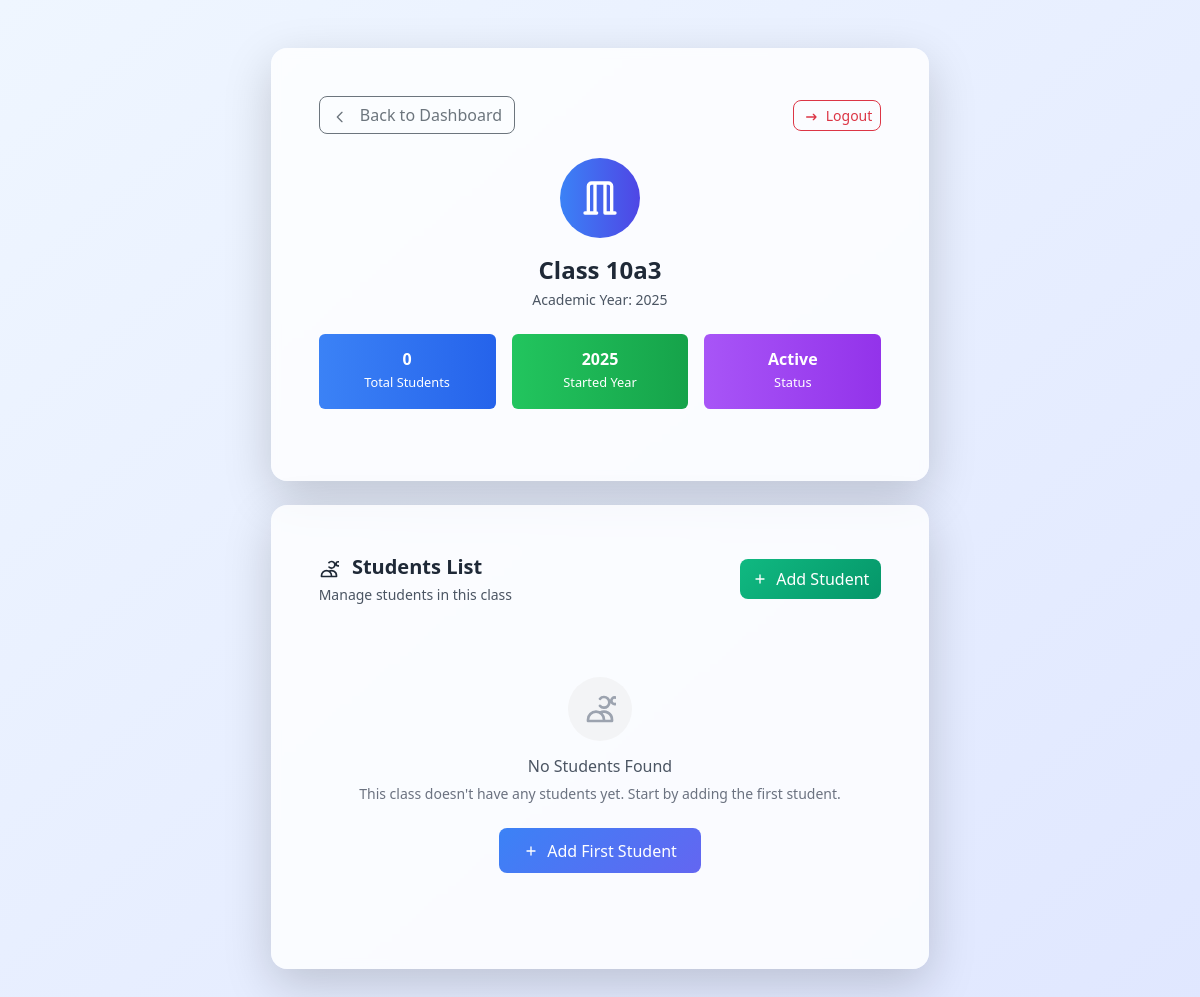
The page /viewcl?name=10a3&year=2025 (signed in) on the database as committed earlier.
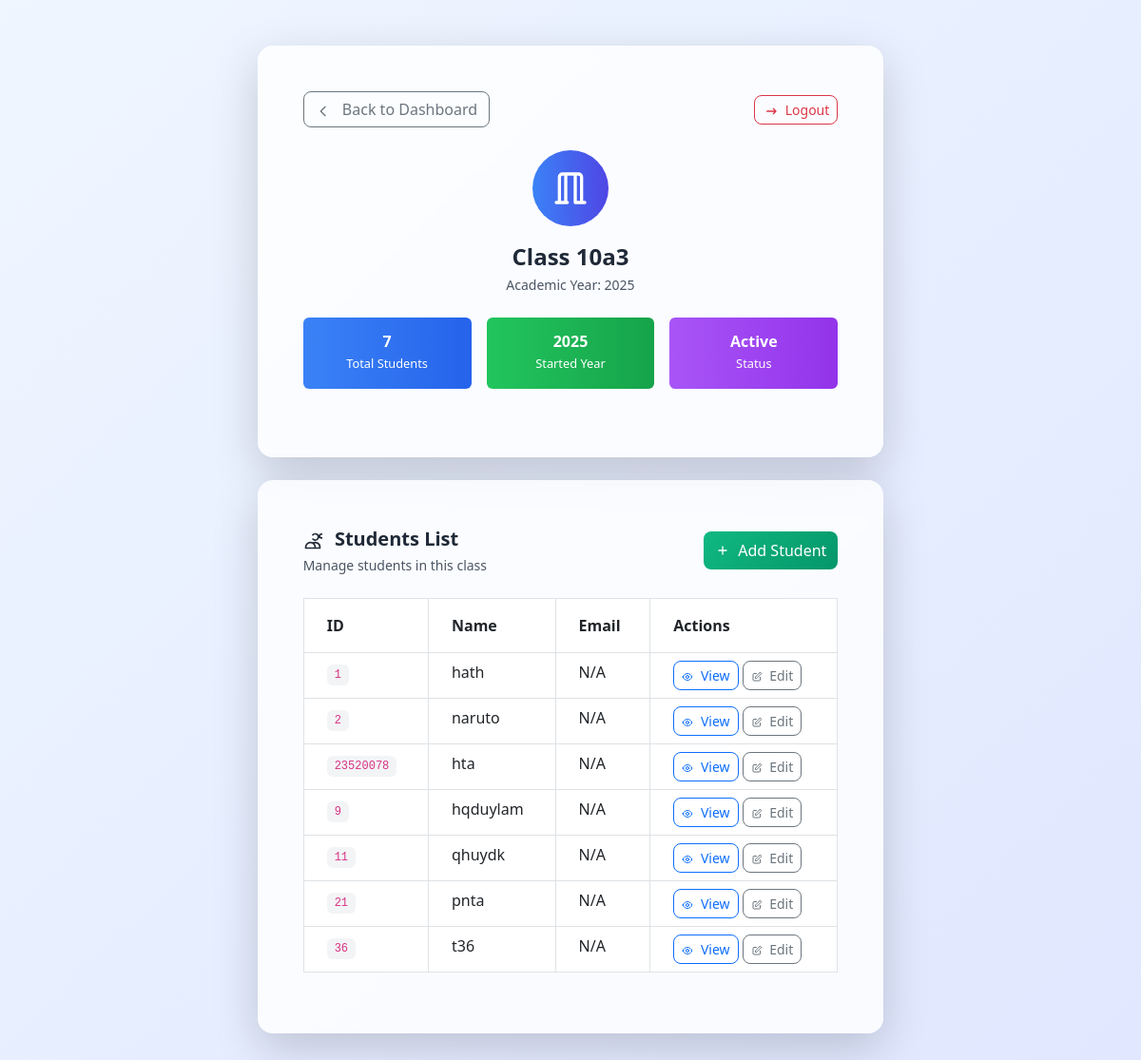
The same page on the database as committed later.
### tables this page shows
CREATE TABLE student_to_classes (
  id TEXT NOT NULL,
  student_name TEXT NOT NULL,
  class_name TEXT NOT NULL,      
  started_year INTEGER NOT NULL, 
  group_name text DEFAULT '',
  is_group_leader integer DEFAULT 0,
  grade TEXT DEFAULT '{}',
  PRIMARY KEY (id, class_name, started_year),
  FOREIGN KEY (id) REFERENCES users(id),
  FOREIGN KEY (class_name, started_year) REFERENCES classes(class_name, started_year)
);

### main.py (the view)
@app.route('/viewcl', methods=['GET'])
def view_class():
    if 'id' not in session:
        return redirect(url_for('login'))
    if session['id'] != admin_id:
        return "may thang nhoc con"
    class_name = request.args.get('name')
    class_started_year = request.args.get('year')
    print(class_started_year)
    db = get_db()
    try:
        class_exists = db.execute(
            "SELECT * FROM classes WHERE class_name = ? AND started_year = ?",
            (class_name, int(class_started_year))
        ).fetchone()
        if not class_exists:
            flash(f'Class "{class_name}" not found', 'error')
            return redirect(url_for('serve_main'))
        cursor = db.execute(
            'SELECT * FROM student_to_classes WHERE class_name=? AND started_year=?',
            (class_name, int(class_started_year))
        )
        student_list = cursor.fetchall()
        return render_template("class_view.html",
                             student_list=student_list,
                             class_name=class_name,
                             year=class_started_year)
    except Exception as e:
        flash(f'Error loading class: {str(e)}', 'error')
        return redirect(url_for('serve_main'))
    finally:
        db.close()

### main.py (called while the page is built)
def get_db():
    conn = sqlite3.connect(database_path)
    conn.row_factory = sqlite3.Row
    return conn

### templates/class_view.html (shortened to what this page needs)
<!DOCTYPE html>
<html lang="en">
<head>
    <link href="https://cdn.jsdelivr.net/npm/bootstrap@5.3.0/dist/css/bootstrap.min.css" rel="stylesheet">
    <script src="https://cdn.tailwindcss.com"></script>
</head>
<body class="bg-gradient-to-br from-blue-50 to-indigo-100 min-h-screen">
    <div class="container py-5">
        <div class="row justify-content-center">
            <div class="col-lg-10 col-xl-8">
                <div class="card shadow-lg border-0 rounded-4 bg-white/80 backdrop-blur-sm mb-4">
                    <div class="card-body p-5">
                        <div class="d-flex justify-content-between align-items-center mb-4">
                            <a href="{{ url_for('serve_main') }}" class="btn btn-outline-secondary rounded-3">
                                <svg class="w-4 h-4 inline-block me-2" fill="none" stroke="currentColor" viewBox="0 0 24 24">
                                    <path stroke-linecap="round" stroke-linejoin="round" stroke-width="2" d="M15 19l-7-7 7-7" />
                                </svg>
                                Back to Dashboard
                            </a>
                            <a href="{{ url_for('logout') }}" class="btn btn-outline-danger btn-sm rounded-3">
                                <svg class="w-4 h-4 inline-block me-1" fill="none" stroke="currentColor" viewBox="0 0 24 24">
                                    <path stroke-linecap="round" stroke-linejoin="round" stroke-width="2" d="M17 16l4-4m0 0l-4-4m4 4H7" />
                                </svg>
                                Logout
                            </a>
                        </div>
                        <div class="text-center mb-4">
                            <div class="bg-gradient-to-r from-blue-500 to-indigo-600 w-20 h-20 rounded-full mx-auto mb-3 flex items-center justify-center">
                                <svg class="w-10 h-10 text-white" fill="none" stroke="currentColor" viewBox="0 0 24 24">
                                    <path stroke-linecap="round" stroke-linejoin="round" stroke-width="2" d="M19 21V5a2 2 0 00-2-2H7a2 2 0 00-2 2v16m14 0h2m-2 0h-4m-5 0H3m2 0h4M9 3v18m6-18v18" />
                                </svg>
                            </div>
                            <h2 class="text-2xl font-bold text-gray-800 mb-1">Class {{ class_name }}</h2>
                            <p class="text-gray-600 text-sm">Academic Year: {{ year }}</p>
                        </div>
                        <div class="row g-3 mb-4">
                            <div class="col-md-4">
                                <div class="card bg-gradient-to-r from-blue-500 to-blue-600 text-white border-0">
                                    <div class="card-body text-center py-3">
                                        <h4 class="card-title font-bold mb-0">{{ student_list|length }}</h4>
                                        <small>Total Students</small>
                                    </div>
                                </div>
                            </div>
                            <div class="col-md-4">
                                <div class="card bg-gradient-to-r from-green-500 to-green-600 text-white border-0">
                                    <div class="card-body text-center py-3">
                                        <h4 class="card-title font-bold mb-0">{{ year }}</h4>
                                        <small>Started Year</small>
                                    </div>
                                </div>
                            </div>
                            <div class="col-md-4">
                                <div class="card bg-gradient-to-r from-purple-500 to-purple-600 text-white border-0">
                                    <div class="card-body text-center py-3">
                                        <h4 class="card-title font-bold mb-0">Active</h4>
                                        <small>Status</small>
                                    </div>
                                </div>
                            </div>
                        </div>
                    </div>
                </div>
                <div class="card shadow-lg border-0 rounded-4 bg-white/80 backdrop-blur-sm">
                    <div class="card-body p-5">
                        <div class="d-flex justify-content-between align-items-center mb-4">
                            <div>
                                <h5 class="text-xl font-bold text-gray-800 mb-1">
                                    <svg class="w-5 h-5 inline-block me-2" fill="none" stroke="currentColor" viewBox="0 0 24 24">
                                        <path stroke-linecap="round" stroke-linejoin="round" stroke-width="2" d="M12 4.354a4 4 0 110 5.292M15 21H3v-1a6 6 0 0112 0v1zm0 0h6v-1a6 6 0 00-9-5.197m13.5-9a2.5 2.5 0 11-5 0 2.5 2.5 0 015 0z" />
                                    </svg>
                                    Students List
                                </h5>
                                <p class="text-gray-600 text-sm mb-0">Manage students in this class</p>
                            </div>
                            <button class="btn text-white font-medium rounded-3 transition-all duration-200 hover:scale-105 active:scale-95 py-2"
                                    style="background: linear-gradient(135deg, #10b981 0%, #059669 100%); border: none; height: 40px;"
                                    data-bs-toggle="modal" data-bs-target="#addStudentModal">
                                <span class="d-flex align-items-center justify-content-center">
                                    <svg class="w-4 h-4 me-2" fill="none" stroke="currentColor" viewBox="0 0 24 24">
                                        <path stroke-linecap="round" stroke-linejoin="round" stroke-width="2" d="M12 6v6m0 0v6m0-6h6m-6 0H6" />
                                    </svg>
                                    Add Student
                                </span>
                            </button>
                        </div>
                        {% if student_list %}
                        <div class="table-responsive">
                            <table class="table table-hover table-bordered rounded-3">
                                <thead class="bg-gradient-to-r from-blue-500 to-indigo-600 text-white">
                                    <tr>
                                        <th scope="col" class="px-4 py-3">ID</th>
                                        <th scope="col" class="px-4 py-3">Name</th>
                                        <th scope="col" class="px-4 py-3">Email</th>
                                        <th scope="col" class="px-4 py-3">Actions</th>
                                    </tr>
                                </thead>
                                <tbody>
                                    {% for student in student_list %}
                                    <tr class="hover:bg-gray-50 transition-all duration-200">
                                        <td class="px-4 py-2">
                                            <code class="bg-gray-100 px-2 py-1 rounded text-xs">{{ student.id }}</code>
                                        </td>
                                        <td class="px-4 py-2">{{ student.student_name or 'Unknown' }}</td>
                                        <td class="px-4 py-2">{{ student.email or 'N/A' }}</td>
                                        <td class="px-4 py-2">
                                            <div class="d-flex gap-1">
                                                <button class="btn btn-sm btn-outline-primary rounded-3" title="View Details">
                                                    View
                                                </button>
                                                <button class="btn btn-sm btn-outline-secondary rounded-3" title="Edit">
                                                    <svg class="w-3 h-3 inline-block me-1" fill="none" stroke="currentColor" viewBox="0 0 24 24">
                                                        <path stroke-linecap="round" stroke-linejoin="round" stroke-width="2" d="M11 5H6a2 2 0 00-2 2v11a2 2 0 002 2h11a2 2 0 002-2v-5m-1.414-9.414a2 2 0 112.828 2.828L11.828 15H9v-2.828l8.586-8.586z" />
                                                    </svg>
                                                    Edit
                                                </button>
                                            </div>
                                        </td>
                                    </tr>
                                    {% endfor %}
                                </tbody>
                            </table>
                        </div>
                        {% else %}
                        <div class="text-center py-5">
                            <div class="bg-gray-100 w-16 h-16 rounded-full mx-auto mb-3 flex items-center justify-center">
                                <svg class="w-8 h-8 text-gray-400" fill="none" stroke="currentColor" viewBox="0 0 24 24">
                                    <path stroke-linecap="round" stroke-linejoin="round" stroke-width="2" d="M12 4.354a4 4 0 110 5.292M15 21H3v-1a6 6 0 0112 0v1zm0 0h6v-1a6 6 0 00-9-5.197m13.5-9a2.5 2.5 0 11-5 0 2.5 2.5 0 015 0z" />
                                </svg>
                            </div>
                            <h5 class="text-gray-600 mb-2">No Students Found</h5>
                            <p class="text-gray-500 text-sm mb-4">This class doesn't have any students yet. Start by adding the first student.</p>
                            <button class="btn text-white font-medium rounded-3 transition-all duration-200 hover:scale-105 active:scale-95 py-2 px-4"
                                    style="background: linear-gradient(135deg, #3b82f6 0%, #6366f1 100%); border: none; height: 45px;"
                                    data-bs-toggle="modal" data-bs-target="#addStudentModal">
                                <span class="d-flex align-items-center justify-content-center">
                                    <svg class="w-4 h-4 me-2" fill="none" stroke="currentColor" viewBox="0 0 24 24">
                                        <path stroke-linecap="round" stroke-linejoin="round" stroke-width="2" d="M12 6v6m0 0v6m0-6h6m-6 0H6" />
                                    </svg>
                                    Add First Student
                                </span>
                            </button>
                        </div>
                        {% endif %}
                    </div>
                </div>
            </div>
        </div>
    </div>
</body>
</html>

Rows that differ between the two databases and show on the page:
added student_to_classes: id "1", student_name "hath", email "N/A"
added student_to_classes: id "2", student_name "naruto", email "N/A"
added student_to_classes: id "23520078", student_name "hta", email "N/A"
added student_to_classes: id "9", student_name "hqduylam", email "N/A"
added student_to_classes: id "11", student_name "qhuydk", email "N/A"
added student_to_classes: id "21", student_name "pnta", email "N/A"
added student_to_classes: id "36", student_name "t36", email "N/A"
Other text that changed with them:
{{ student_list|length }}: "0" → "7"
text no longer shown: "No Students Found This class doesn't have any students yet. Start by adding the first student. Add First Student"
text now shown: "ID Name Email Actions"
